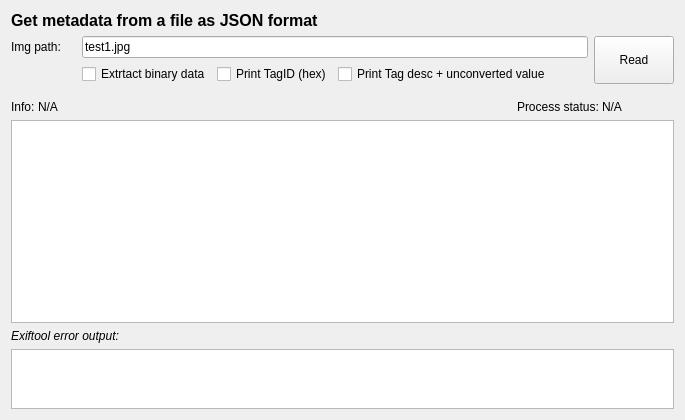
<?xml version="1.0" encoding="UTF-8"?>
<ui version="4.0">
 <class>Example2</class>
 <widget class="QWidget" name="Example2">
  <property name="geometry">
   <rect>
    <x>0</x>
    <y>0</y>
    <width>685</width>
    <height>420</height>
   </rect>
  </property>
  <property name="windowTitle">
   <string>Example 2</string>
  </property>
  <layout class="QVBoxLayout" name="verticalLayout">
   <item>
    <widget class="QLabel" name="labelExampleTitle">
     <property name="font">
      <font>
       <pointsize>12</pointsize>
       <weight>75</weight>
       <bold>true</bold>
      </font>
     </property>
     <property name="text">
      <string>Get metadata from a file as JSON format</string>
     </property>
    </widget>
   </item>
   <item>
    <layout class="QGridLayout" name="gLayout">
     <item row="0" column="0">
      <widget class="QLabel" name="labelImgPathTxt">
       <property name="sizePolicy">
        <sizepolicy hsizetype="Maximum" vsizetype="Preferred">
         <horstretch>0</horstretch>
         <verstretch>0</verstretch>
        </sizepolicy>
       </property>
       <property name="minimumSize">
        <size>
         <width>65</width>
         <height>0</height>
        </size>
       </property>
       <property name="text">
        <string>Img path:</string>
       </property>
      </widget>
     </item>
     <item row="0" column="1" colspan="3">
      <widget class="QLineEdit" name="lineEditImgPath">
       <property name="text">
        <string>test1.jpg</string>
       </property>
      </widget>
     </item>
     <item row="1" column="1">
      <widget class="QCheckBox" name="checkBoxExtractBinary">
       <property name="text">
        <string>Extrtact binary data</string>
       </property>
      </widget>
     </item>
     <item row="1" column="2">
      <widget class="QCheckBox" name="checkBoxPrintTagID">
       <property name="text">
        <string>Print TagID (hex)</string>
       </property>
      </widget>
     </item>
     <item row="1" column="3">
      <widget class="QCheckBox" name="checkBoxPrintDescValue">
       <property name="sizePolicy">
        <sizepolicy hsizetype="Expanding" vsizetype="Fixed">
         <horstretch>0</horstretch>
         <verstretch>0</verstretch>
        </sizepolicy>
       </property>
       <property name="text">
        <string>Print Tag desc + unconverted value</string>
       </property>
      </widget>
     </item>
     <item row="0" column="4" rowspan="2">
      <widget class="QPushButton" name="pushButtonRead">
       <property name="sizePolicy">
        <sizepolicy hsizetype="Maximum" vsizetype="Expanding">
         <horstretch>0</horstretch>
         <verstretch>0</verstretch>
        </sizepolicy>
       </property>
       <property name="text">
        <string>Read</string>
       </property>
      </widget>
     </item>
    </layout>
   </item>
   <item>
    <spacer name="verticalSpacer">
     <property name="orientation">
      <enum>Qt::Vertical</enum>
     </property>
     <property name="sizeType">
      <enum>QSizePolicy::Fixed</enum>
     </property>
     <property name="sizeHint" stdset="0">
      <size>
       <width>20</width>
       <height>10</height>
      </size>
     </property>
    </spacer>
   </item>
   <item>
    <layout class="QHBoxLayout" name="hLayout">
     <property name="spacing">
      <number>3</number>
     </property>
     <item>
      <widget class="QLabel" name="labelInfoTxt">
       <property name="sizePolicy">
        <sizepolicy hsizetype="Fixed" vsizetype="Preferred">
         <horstretch>0</horstretch>
         <verstretch>0</verstretch>
        </sizepolicy>
       </property>
       <property name="text">
        <string>Info:</string>
       </property>
      </widget>
     </item>
     <item>
      <widget class="QLabel" name="labelInfo">
       <property name="text">
        <string>N/A</string>
       </property>
      </widget>
     </item>
     <item>
      <widget class="QLabel" name="labelProcessStatusTxt">
       <property name="sizePolicy">
        <sizepolicy hsizetype="Fixed" vsizetype="Preferred">
         <horstretch>0</horstretch>
         <verstretch>0</verstretch>
        </sizepolicy>
       </property>
       <property name="text">
        <string>Process status:</string>
       </property>
      </widget>
     </item>
     <item>
      <widget class="QLabel" name="labelProcessStatus">
       <property name="sizePolicy">
        <sizepolicy hsizetype="Maximum" vsizetype="Preferred">
         <horstretch>0</horstretch>
         <verstretch>0</verstretch>
        </sizepolicy>
       </property>
       <property name="minimumSize">
        <size>
         <width>72</width>
         <height>0</height>
        </size>
       </property>
       <property name="text">
        <string>N/A</string>
       </property>
      </widget>
     </item>
    </layout>
   </item>
   <item>
    <widget class="QPlainTextEdit" name="textEditStdOut">
     <property name="readOnly">
      <bool>true</bool>
     </property>
    </widget>
   </item>
   <item>
    <widget class="QLabel" name="labelErrorOutput">
     <property name="font">
      <font>
       <italic>true</italic>
      </font>
     </property>
     <property name="text">
      <string>Exiftool error output:</string>
     </property>
    </widget>
   </item>
   <item>
    <widget class="QPlainTextEdit" name="textEditStdErr">
     <property name="sizePolicy">
      <sizepolicy hsizetype="Expanding" vsizetype="Fixed">
       <horstretch>0</horstretch>
       <verstretch>0</verstretch>
      </sizepolicy>
     </property>
     <property name="maximumSize">
      <size>
       <width>16777215</width>
       <height>60</height>
      </size>
     </property>
     <property name="readOnly">
      <bool>true</bool>
     </property>
    </widget>
   </item>
  </layout>
 </widget>
 <tabstops>
  <tabstop>lineEditImgPath</tabstop>
  <tabstop>checkBoxExtractBinary</tabstop>
  <tabstop>checkBoxPrintTagID</tabstop>
  <tabstop>checkBoxPrintDescValue</tabstop>
  <tabstop>pushButtonRead</tabstop>
  <tabstop>textEditStdOut</tabstop>
  <tabstop>textEditStdErr</tabstop>
 </tabstops>
 <resources/>
 <connections/>
</ui>
